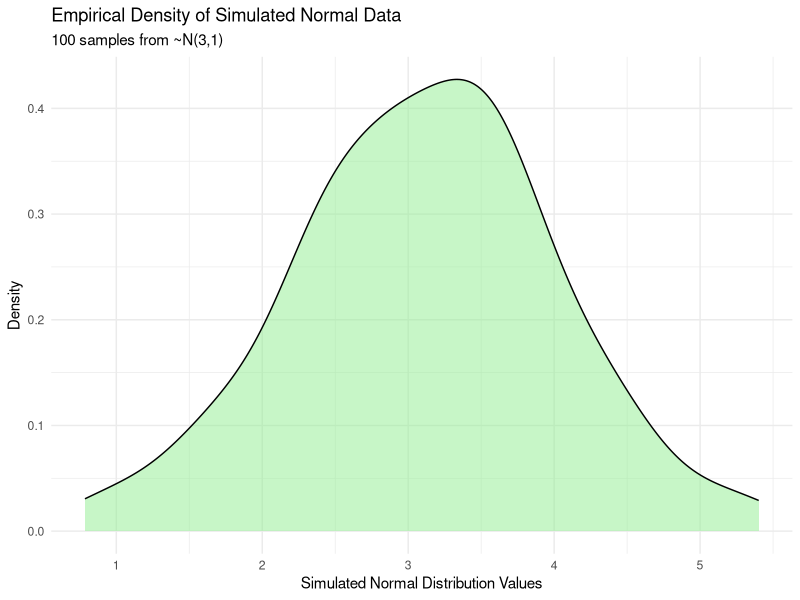
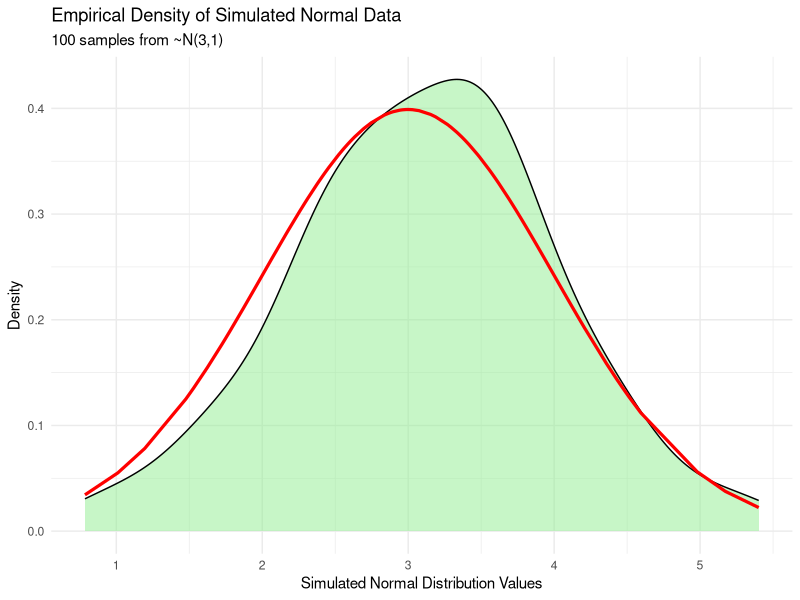
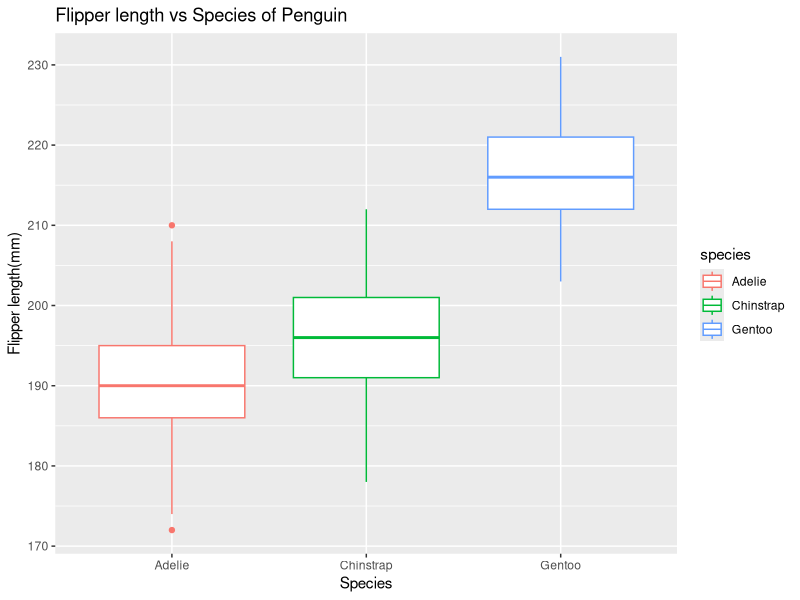
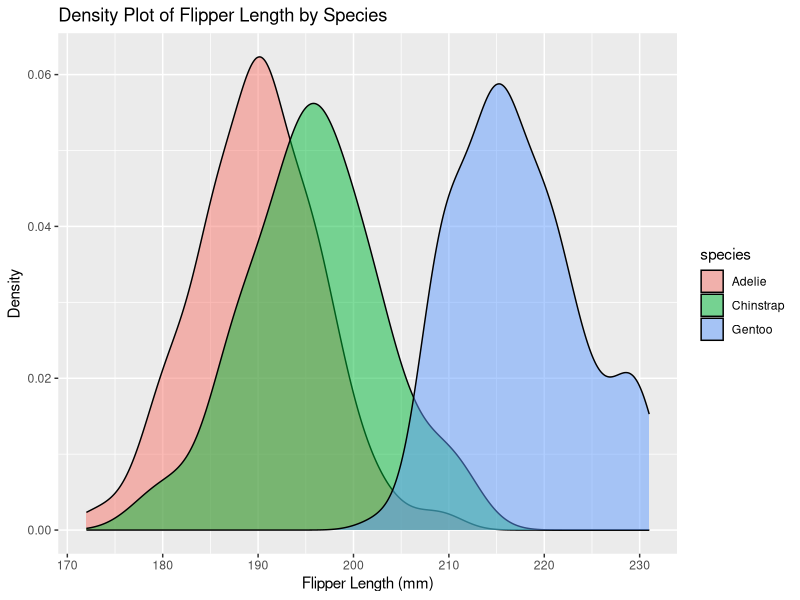
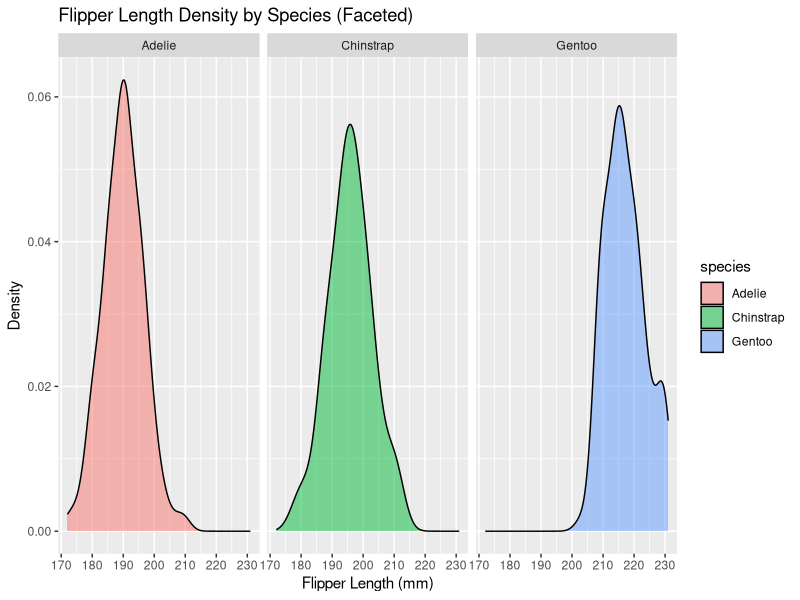

Write the R code that produced these figures, in order.
## ---- chunk 1
#| label: fig-dens-plot
#| fig-cap: "Empirical Density of Simulated Normal Data"
library(ggplot2)
set.seed(1)
data<-data.frame(x=rnorm(100, mean = 3, sd = 1))

DensPlot<-ggplot(data, aes(x = x)) +
  geom_density(fill = "lightgreen", alpha = 0.5) +
  labs(
    title = "Empirical Density of Simulated Normal Data",
    subtitle = "100 samples from ~N(3,1)",
    x = "Simulated Normal Distribution Values",
    y = "Density",
  ) +
  theme_minimal()
DensPlot

## ---- chunk 2

true_density <- data.frame(
  x = data$x,
  y = dnorm(data$x, mean = 3, sd = 1) 
)
DensPlot+geom_line(data = true_density, aes(x,y), color = "red", linewidth = 1.1)
## ---- chunk 3
#| results: asis
#| warning: false
#| message: false
library(palmerpenguins)
library(knitr)
library(dplyr)
#2 way frequency table
penguin_table <- addmargins(table(penguins$species, penguins$island))
penguin_table
penguin_df <- as.data.frame(penguin_table)
colnames(penguin_df) <- c("Species", "Island", "Count")

#Display the table 
kable(penguin_table, caption = "Frequency of Penguin Species by Island", 
      align = "c")

## ---- chunk 4
#| warning: false
library(ggplot2)
Plot1<-ggplot(penguins,aes(species,flipper_length_mm))+geom_boxplot(aes(colour = species))+labs(title="Flipper length vs Species of Penguin",x="Species",y="Flipper length(mm)")
Plot1

Plot2<-ggplot(penguins,aes(x=flipper_length_mm,fill = species))+geom_density(alpha=0.5)+labs(title="Density Plot of Flipper Length by Species",x="Flipper Length (mm)",y="Density")
Plot2

Plot3<-ggplot(penguins, aes(x = flipper_length_mm, fill = species)) +
  geom_density(alpha = 0.5) +
  facet_wrap(~ species) +
  labs(title = "Flipper Length Density by Species (Faceted)",
       x = "Flipper Length (mm)",
       y = "Density")
Plot3
